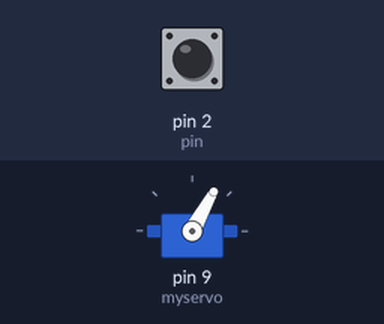
Simulated run of this sketch. Board: Arduino Uno, built with avr-gcc and run on an emulated ATmega328P. Shown: servo. The test bench sets the inputs (shaded band); at power-on: pin 2 (pin) HIGH.

Above: at 1.2 s.
1.3 s: pin 2 (pin) pulled LOW for 0.15 s
At 3.1 s:
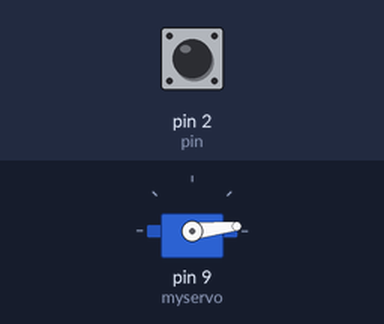
4.4 s: pin 2 (pin) pulled LOW for 1 s
At 4.62 s:
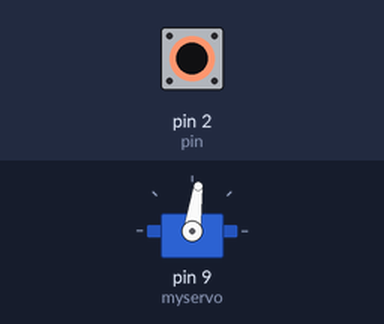
Timing chart, 0 to 19.4 s (numbered marks = the images above; inputs shaded):
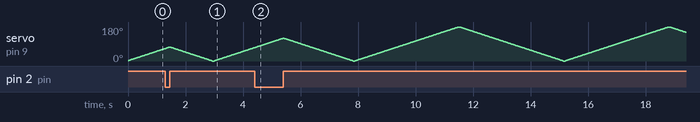

The sketch:

Punto_3_TP2.ino
```cpp
#include <Servo.h>
Servo myservo;

const int pin = 2;

int pos = 1;
int valor = 1;

void setup(){
  pinMode(pin, INPUT_PULLUP);
  attachInterrupt(digitalPinToInterrupt(pin),boton,RISING);
  myservo.attach(9);
}

void loop(){
  pos = pos + valor;
  if(pos > 180 || pos < 0){
    valor = valor * -1;
  }
  myservo.write(pos);
  delay(20);
}

void boton(){
  valor = valor * -1;
}
```
